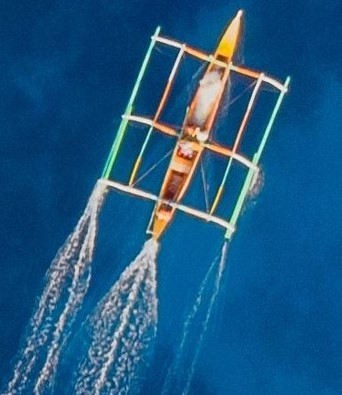
#> input picture images/boat.jpg, 342 x 395 px
$ python '#13_histogram.py'
#> lines starting #> are read from the running program, lines starting #| are printed output that depends on the picture; after the words box and inside, x2 and y2 are one past the last pixel; in counts of white or black regions, pixels touching at a corner belong together
import cv2
import numpy as np
import matplotlib.pyplot as plt

# Original #
image = cv2.imread("images/boat.jpg")
#> image is the input picture: shape (395, 342, 3); mean B, G, R 130.6, 88.5, 29.9
image_gray = cv2.cvtColor(image, cv2.COLOR_BGR2GRAY)
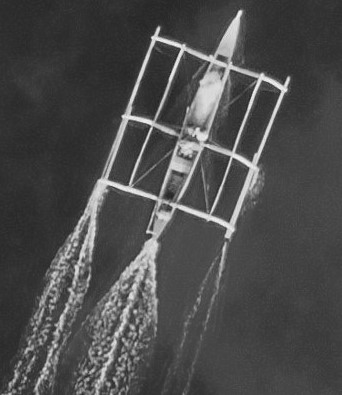
#> image_gray: shape (395, 342); min 30, max 245, mean 75.8

# [16 lines of commented-out code are left out]


def hist_colored(pic, use_mask=False):
#> called with use_mask = True
    channels = cv2.split(pic)
    colors = list('bgr')  # <<<<==>>>> ['b','g','r']

    plt.title("Histogram for Colored image".title())
    plt.xlabel("pixel value".title())
    plt.ylabel("number of pixels that have this value".title())

    mask = None
    if use_mask:
        plt.title("Histogram for Colored image (with mask)".title())
        mask = np.zeros(image.shape[:2], dtype="uint8")
        cv2.rectangle(mask, (15, 15), (130, 100), 255, -1)
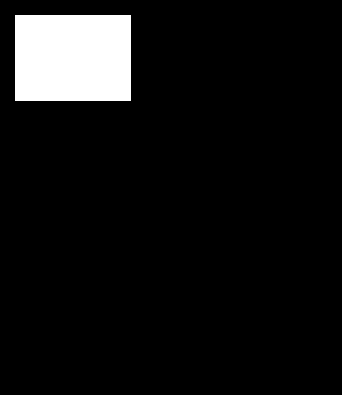
#> mask: shape (395, 342); 7.4% white; 1 white region, box (x1, y1, x2, y2) and area: (15, 15, 131, 101) 9976
        masked = cv2.bitwise_and(pic, pic, mask=mask)
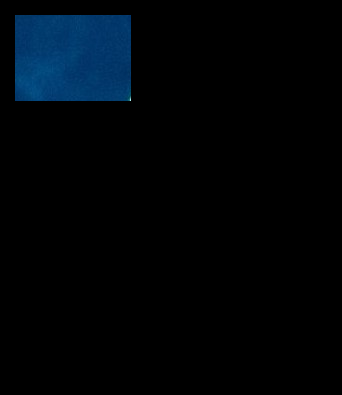
#> masked: shape (395, 342, 3); mean B, G, R 8.2, 4.4, 0.2
        cv2.imshow("Mask", mask)
        cv2.imshow("Applying the Mask", masked)

    for ch, c in zip(channels, colors):
        #! you must put the image in a list if you used a mask
        hist = cv2.calcHist([ch], [0], mask, [256], [0, 256])
        plt.plot(hist, color=c)
        plt.xlim([0, 256])
#> this loop made 3 passes
#> c on passes 1 to 3: 'b', 'g', 'r'

    cv2.imshow("The Image", pic)
    plt.show()
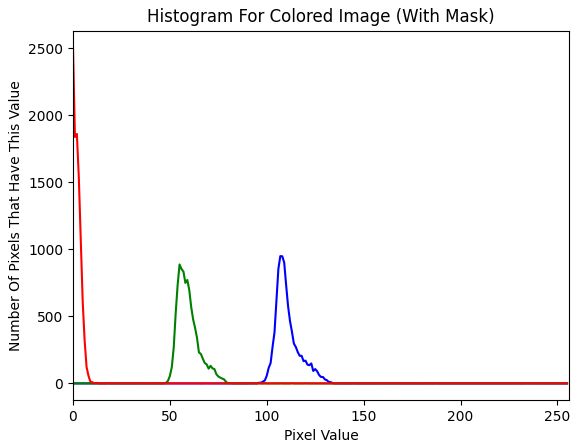
#> figure drawn by matplotlib, 1 panel; curve peaks at x = 107, y = 950; curve peaks at x = 55, y = 888; curve peaks at x = 0, y = 2508


# hist_colored(image)
# #* with mask #
hist_colored(image, use_mask=True)

# #? Histogram Equalization #
old = cv2.cvtColor(cv2.imread("images/old.jpg"), cv2.COLOR_BGR2GRAY)
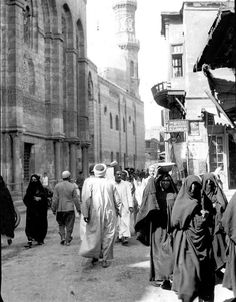
#> input picture images/old.jpg, 236 x 302 px
#> old: shape (302, 236); min 0, max 255, mean 133.7
eq = cv2.equalizeHist(old)
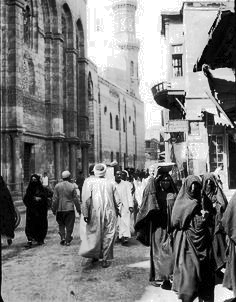
#> eq: shape (302, 236); min 0, max 255, mean 125.1
cv2.imshow('Histogram Equalization', np.hstack((old, eq)))
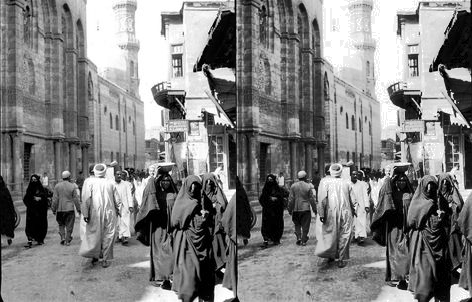
#> window 'Histogram Equalization': shape (302, 472); min 0, max 255, mean 129.4
cv2.waitKey(0)


# # hist_eq = cv2.calcHist(eq, [0], None, [256], [0, 256])
# # plt.plot(hist)
# # plt.title("Histogram equalized image".title())
# # plt.xlim([0, 256])
# # plt.show()

# # hist_old = cv2.calcHist(old, [0], None, [256], [0, 256])
# # plt.plot(hist)
# # plt.title("Histogram for the original image".title())
# # plt.xlim([0, 256])
# # plt.show()
